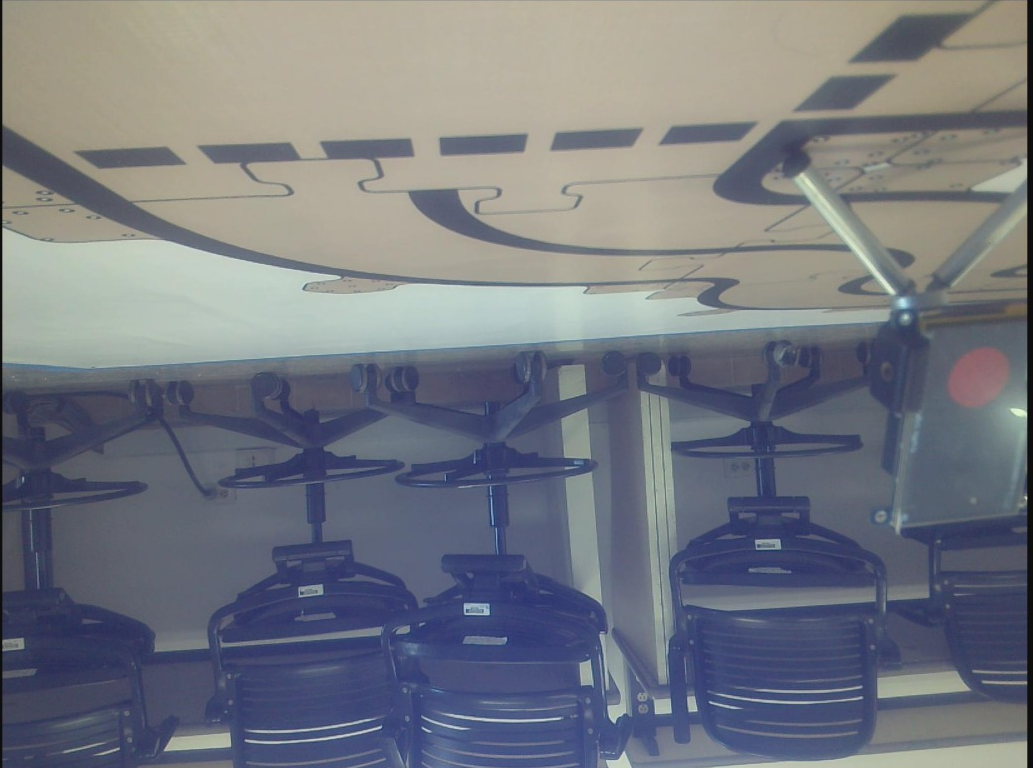
#> input picture image.png, 1033 x 768 px
$ python tune_arrow.py ../image.png
#> lines starting #> are read from the running program, lines starting #| are printed output that depends on the picture; after the words box and inside, x2 and y2 are one past the last pixel; in counts of white or black regions, pixels touching at a corner belong together
#!/usr/bin/env python3
"""
tune_arrow.py — Tunea detección de dirección de flechas por proyección de columnas.

Uso:
    python3 scripts/tune_arrow.py                   # webcam
    python3 scripts/tune_arrow.py imagen.jpg        # imagen estática

Controles:
    q / ESC  — salir
    s        — guardar captura
    p        — imprimir parámetros listos para copiar en sign_detector.py
"""

import sys
import os
import cv2
import numpy as np

WIN = "tune_arrow  |  q=salir  s=guardar  p=params"

# Nombre legible del slider → (valor default, límite máximo, clave interna)
SLIDERS = [
    ("Blanco  H min (0-180)",   0,   180, "h_min"),
    ("Blanco  H max (0-180)", 180,   180, "h_max"),
    ("Blanco  S min (sat)",     0,   255, "s_min"),
    ("Blanco  S max (sat)",    70,   255, "s_max"),
    ("Blanco  V min (brillo)", 160,  255, "v_min"),
    ("Blanco  V max (brillo)", 255,  255, "v_max"),
    ("Suavizado perfil (impar)",  9,  51, "smooth_k"),
    ("Umbral IZQUIERDA  %",      40, 100, "left_thr"),
    ("Umbral DERECHA    %",      60, 100, "right_thr"),
    ("Min pixeles blancos",     300, 5000, "min_white"),
]


def create_ui():
    cv2.namedWindow(WIN, cv2.WINDOW_NORMAL)
    cv2.resizeWindow(WIN, 1000, 760)
    for label, val, lim, _ in SLIDERS:
        cv2.createTrackbar(label, WIN, val, lim, lambda _: None)


def get_params():
    p = {}
    for label, _, _, key in SLIDERS:
        p[key] = cv2.getTrackbarPos(label, WIN)
    p["smooth_k"] = max(1, p["smooth_k"] | 1)
    return p


def process(frame, p):
    hsv   = cv2.cvtColor(frame, cv2.COLOR_BGR2HSV)
    white = cv2.inRange(hsv,
                        (p["h_min"], p["s_min"], p["v_min"]),
                        (p["h_max"], p["s_max"], p["v_max"]))
    total = int(white.sum() // 255)

    profile = white.sum(axis=0).astype(np.float32)
    k       = p["smooth_k"]
    profile = cv2.GaussianBlur(profile.reshape(1, -1), (k, 1), 0).flatten()
    peak_x  = int(np.argmax(profile))
    w       = frame.shape[1]
    ratio   = peak_x / max(w, 1)

    if total < p["min_white"]:
        direction = None
    elif ratio < p["left_thr"] / 100:
        direction = "TURN_LEFT"
    elif ratio > p["right_thr"] / 100:
        direction = "TURN_RIGHT"
    else:
        direction = "GO_STRAIGHT"

    return direction, white, profile, peak_x, ratio


def build_frame(frame, p):
    H, W = frame.shape[:2]
    direction, white, profile, peak_x, ratio = process(frame, p)

    # ── Panel superior izquierda: imagen original anotada ─────────────────
    vis = frame.copy()
    overlay = np.zeros_like(vis)
    overlay[white > 0] = (0, 255, 180)
    vis = cv2.addWeighted(vis, 0.7, overlay, 0.3, 0)

    left_px  = int(p["left_thr"]  / 100 * W)
    right_px = int(p["right_thr"] / 100 * W)
    cv2.line(vis, (left_px,  0), (left_px,  H), (0, 220, 255), 1)
    cv2.line(vis, (right_px, 0), (right_px, H), (0, 220, 255), 1)
    cv2.line(vis, (peak_x,   0), (peak_x,   H), (0, 0, 255), 2)

    color = {"TURN_LEFT":   (255, 120,   0),
             "TURN_RIGHT":  (  0, 120, 255),
             "GO_STRAIGHT": (  0, 220,   0)}.get(direction, (80, 80, 80))
    label = direction or f"AMBIGUO  (px blancos={int(white.sum()//255)})"
    cv2.rectangle(vis, (0, 0), (W, 38), (20, 20, 20), -1)
    cv2.putText(vis, label, (8, 28), cv2.FONT_HERSHEY_SIMPLEX, 0.85, color, 2)
    cv2.putText(vis, f"pico={int(ratio*100)}%  izq<{p['left_thr']}  der>{p['right_thr']}",
                (8, H - 8), cv2.FONT_HERSHEY_SIMPLEX, 0.48, (200, 200, 0), 1)

    # ── Panel superior derecha: máscara blanca ────────────────────────────
    mask_bgr = cv2.cvtColor(white, cv2.COLOR_GRAY2BGR)
    cv2.putText(mask_bgr, "MASCARA BLANCA (HSV)", (6, 22),
                cv2.FONT_HERSHEY_SIMPLEX, 0.55, (0, 255, 180), 1)

    # ── Panel inferior: perfil de columnas ────────────────────────────────
    PH = 180
    graph = np.zeros((PH, W, 3), np.uint8)
    left_px2  = int(p["left_thr"]  / 100 * W)
    right_px2 = int(p["right_thr"] / 100 * W)
    graph[:, :left_px2]          = (50, 20, 20)
    graph[:, left_px2:right_px2] = (20, 50, 20)
    graph[:, right_px2:]         = (20, 20, 50)

    max_val = float(profile.max()) if profile.max() > 0 else 1.0
    for i, val in enumerate(profile):
        x0 = int(i * W / len(profile))
        x1 = int((i + 1) * W / len(profile))
        bh = int(val / max_val * (PH - 16))
        cv2.rectangle(graph, (x0, PH - bh), (x1, PH), (180, 180, 50), -1)

    cv2.line(graph, (peak_x,    0), (peak_x,    PH), (0, 0, 255), 2)
    cv2.line(graph, (left_px2,  0), (left_px2,  PH), (0, 220, 255), 1)
    cv2.line(graph, (right_px2, 0), (right_px2, PH), (0, 220, 255), 1)
    cv2.putText(graph, "IZQUIERDA",  (4, PH - 4), cv2.FONT_HERSHEY_SIMPLEX, 0.42, (160, 160, 255), 1)
    cv2.putText(graph, "RECTO",      (left_px2 + 4, PH - 4), cv2.FONT_HERSHEY_SIMPLEX, 0.42, (160, 255, 160), 1)
    cv2.putText(graph, "DERECHA",    (right_px2 + 4, PH - 4), cv2.FONT_HERSHEY_SIMPLEX, 0.42, (160, 160, 255), 1)
    cv2.putText(graph, "PERFIL DE COLUMNAS  (pico rojo = direccion flecha)",
                (4, 16), cv2.FONT_HERSHEY_SIMPLEX, 0.45, (200, 200, 200), 1)

    # ── Ensamblar ──────────────────────────────────────────────────────────
    sep_v_H = np.full((H,  6, 3), 60, np.uint8)
    sep_v_P = np.full((PH, 6, 3), 60, np.uint8)
    sep_h   = np.full((6, W * 2 + 6, 3), 60, np.uint8)

    top_row = np.hstack([vis, sep_v_H, mask_bgr])
    bot_row = np.hstack([graph, sep_v_P, np.zeros((PH, W, 3), np.uint8)])
    return np.vstack([top_row, sep_h, bot_row])


def main():
    use_image = len(sys.argv) > 1 and os.path.isfile(sys.argv[1])

    if use_image:
        static = cv2.imread(sys.argv[1])
#> static is the input picture: shape (768, 1033, 3); mean B, G, R 128.8, 120.3, 116.7
        if static is None:
            print(f"No se pudo leer: {sys.argv[1]}")
            sys.exit(1)
        static = cv2.resize(static, (640, 480))
#> static: shape (480, 640, 3)
        cap = None
    else:
        cap = cv2.VideoCapture(0)
        if not cap.isOpened():
            print("No se encontró webcam")
            sys.exit(1)
        static = None

    create_ui()
    print("q/ESC=salir  s=guardar  p=imprimir params")

    while True:
        frame = static.copy() if static is not None else None
        if frame is None:
            ok, frame = cap.read()
            if not ok:
                break
            frame = cv2.resize(frame, (640, 480))

        p        = get_params()
        combined = build_frame(frame, p)
#> in process, `hsv   = cv2.cvtColor(frame, cv2.COLOR_BGR2HSV)`: hsv: shape (480, 640, 3); mean H, S, V 80.1, 55.6, 136.6
#> in process, `white = cv2.inRange(hsv, (p["h_min"], p["s_min"], p["v_min"]), (p["h_m..`:
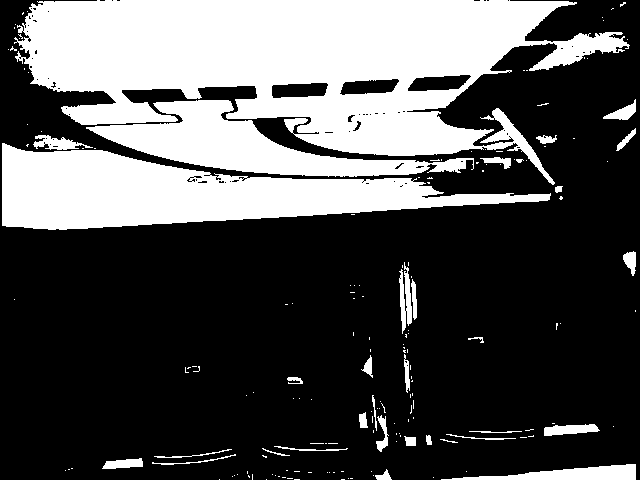
#> white: shape (480, 640); 32.4% white; 172 white regions (139 under 20 px), largest, box (x1, y1, x2, y2) and area: (14, 0, 630, 185) 58390, (2, 143, 551, 230) 23587, (86, 100, 474, 177) 10925
#> in process, `total = int(white.sum() // 255)`: total = 99466
#> in process, `profile = white.sum(axis=0).astype(np.float32)`: profile = 640 values, max 77010 at index 407, min 0 at index 0, mean 39631
#> in process, `profile = cv2.GaussianBlur(profile.reshape(1, -1), (k, 1), 0).flatten()`: profile = 640 values, max 72165 at index 407, min 422.3 at index 639, mean 39637.4
#> in process, `peak_x  = int(np.argmax(profile))`: peak_x = 407
#> in process, `ratio   = peak_x / max(w, 1)`: ratio = 0.636
#> in build_frame, `direction, white, profile, peak_x, ratio = process(frame, p)`: direction = 'TURN_RIGHT'; peak_x = 407; ratio = 0.636
#> in build_frame, `vis = cv2.addWeighted(vis, 0.7, overlay, 0.3, 0)`:
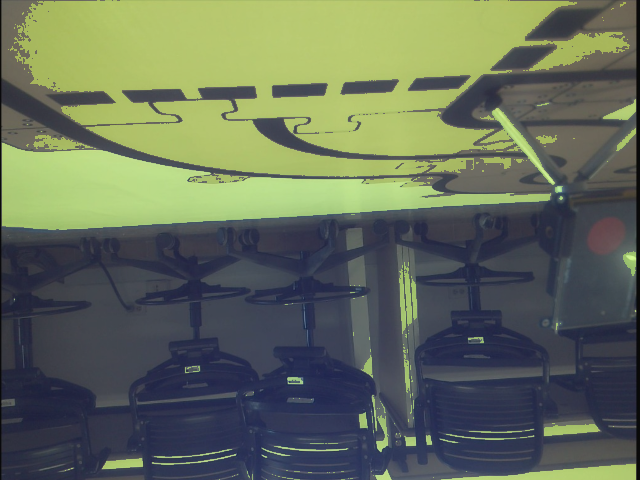
#> vis: shape (480, 640, 3); mean B, G, R 90.1, 108.9, 99.1
#> in build_frame, `color = {"TURN_LEFT":   (255, 120,   0), "TURN_RIGHT":  (  0, 120, 255..`: color = (0, 120, 255)
#> in build_frame, `label = direction or f"AMBIGUO  (px blancos={int(white.sum()//255)})"`: label = 'TURN_RIGHT'
#> in build_frame, `cv2.putText(mask_bgr, "MASCARA BLANCA (HSV)", (6, 22), cv2.FONT_HERSHE..`:
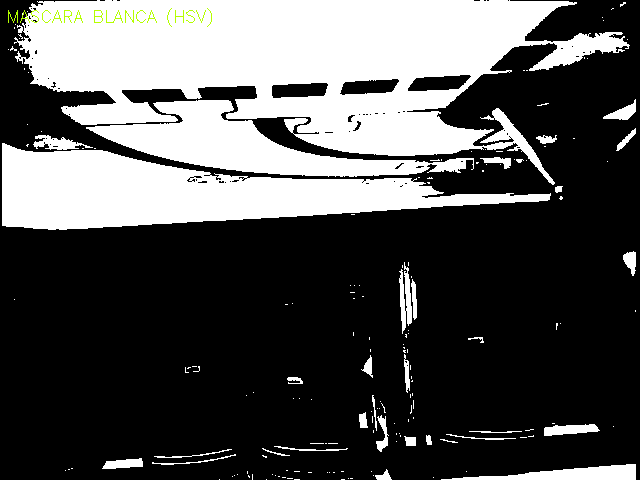
#> mask_bgr: shape (480, 640, 3); mean B, G, R 82.2, 82.6, 82.5
#> in build_frame, `max_val = float(profile.max()) if profile.max() > 0 else 1.0`: max_val = 72165
#> the loop in build_frame, `for i, val in enumerate(profile):` made 640 passes
#> (val, bh) on passes 1 to 3: (7771.5, 17), (9503.7, 21), (13380.5, 30)
#> after the loop in build_frame, `for i, val in enumerate(profile):`:
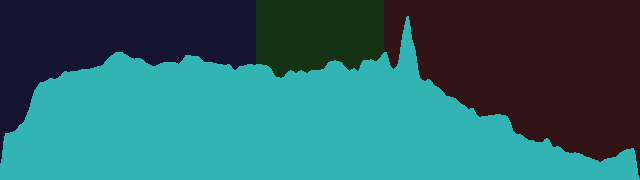
#> graph: shape (180, 640, 3); mean of channels 0, 1, 2 104.9, 102.2, 42.9; drawn as B, G, R
#> in build_frame, `top_row = np.hstack([vis, sep_v_H, mask_bgr])`:
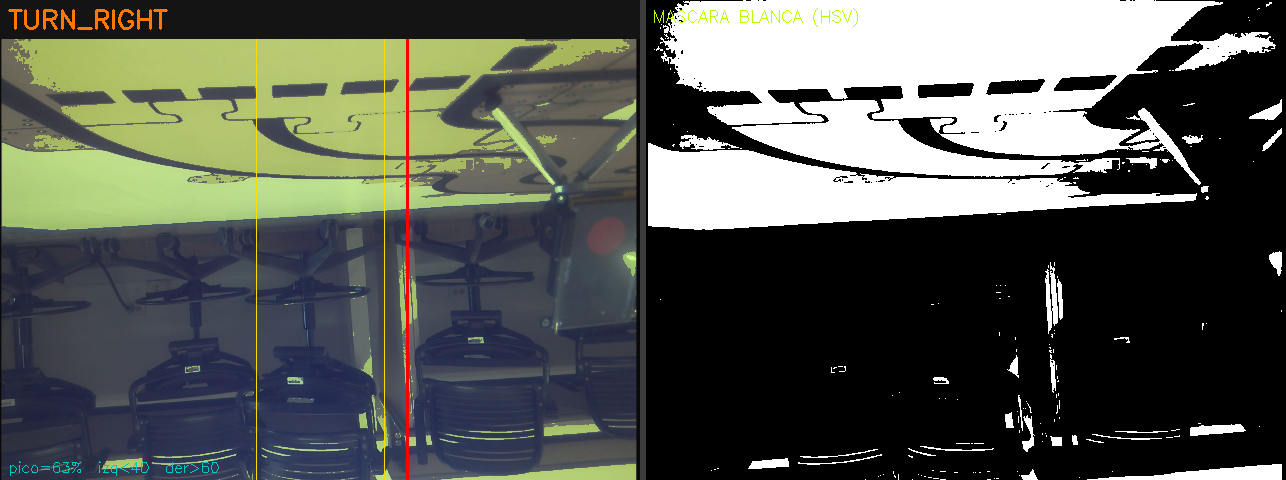
#> top_row: shape (480, 1286, 3); mean B, G, R 82.4, 89.4, 85.8
#> in build_frame, `bot_row = np.hstack([graph, sep_v_P, np.zeros((PH, W, 3), np.uint8)])`:
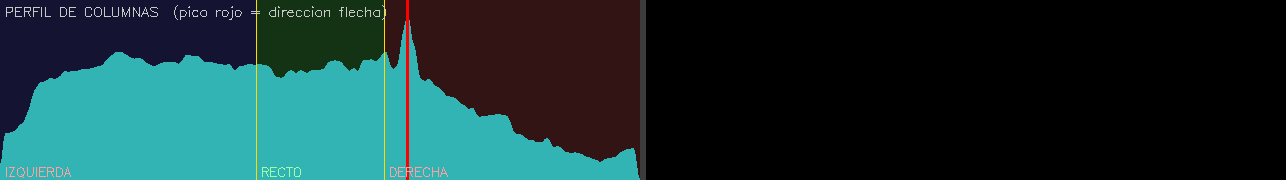
#> bot_row: shape (180, 1286, 3); mean of channels 0, 1, 2 52.4, 51.5, 23.4; drawn as B, G, R
#> in build_frame, `return np.vstack([top_row, sep_h, bot_row])`:
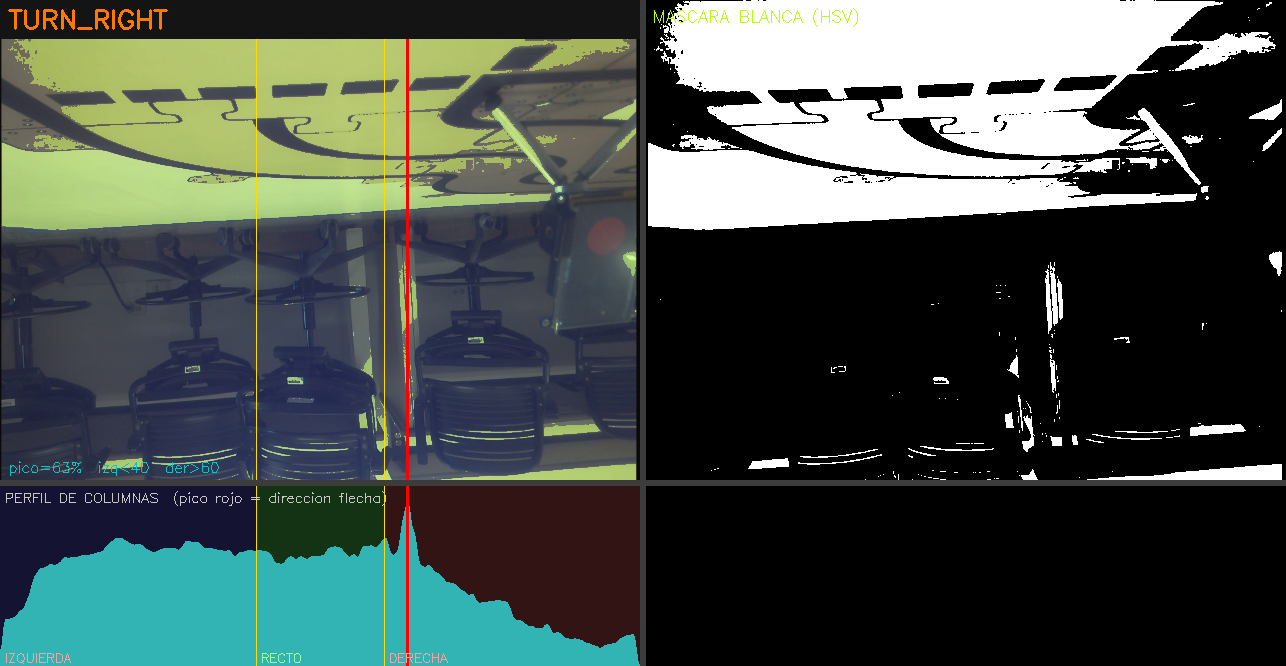
#> returned value: shape (666, 1286, 3); mean of channels 0, 1, 2 74.1, 78.9, 68.7; drawn as B, G, R
        cv2.imshow(WIN, combined)

        key = cv2.waitKey(30 if cap else 50) & 0xFF
#> (key q is pressed here)
        if key in (ord('q'), 27):
            break
        elif key == ord('s'):
            cv2.imwrite("arrow_capture.png", combined)
            print("Guardado: arrow_capture.png")
        elif key == ord('p'):
            print("\n── Copia esto en sign_detector.py ──────────────────")
            print(f"    white = cv2.inRange(hsv, ({p['h_min']}, {p['s_min']}, {p['v_min']}), ({p['h_max']}, {p['s_max']}, {p['v_max']}))")
            print(f"    if int(white.sum() // 255) < {p['min_white']}: return None")
            print(f"    profile = white.sum(axis=0).astype(np.float32)")
            k = p['smooth_k']
            print(f"    profile = cv2.GaussianBlur(profile.reshape(1,-1), ({k},1), 0).flatten()")
            print(f"    ratio = np.argmax(profile) / len(profile)")
            print(f"    if ratio < {p['left_thr']/100:.2f}:  return 'turn_left'")
            print(f"    if ratio > {p['right_thr']/100:.2f}: return 'turn_right'")
            print(f"    return 'go_straight'")

    if cap:
        cap.release()
    cv2.destroyAllWindows()


if __name__ == "__main__":
    main()
